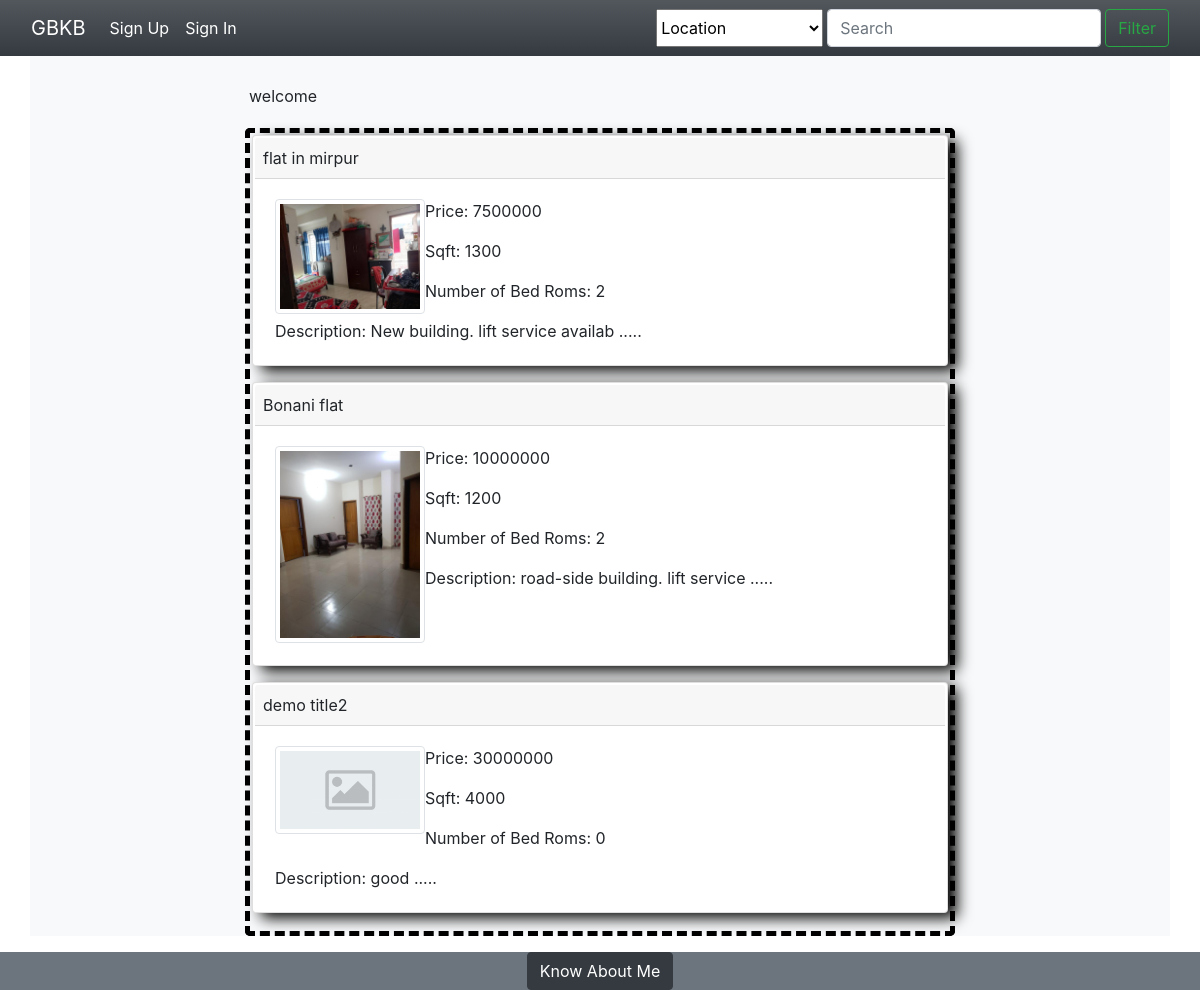
The page / on the database its author committed.
### accounts/models.py (models this page shows)
class PostAd(models.Model):                # for saving the shared news in database
    userID = models.ForeignKey(User, on_delete=models.CASCADE)
    title = models.CharField(max_length=120, default="" , null=False , blank= False)
    location = models.CharField(max_length=120, default="" , null=False , blank= False, choices=(
        ('', 'Location'),
        ('Dhaka Cantonment', 'Dhaka Cantonment'),
        ('Dhamrai', 'Dhamrai'),
        ('Dhanmondi', 'Dhanmondi'),
        ('Gulshan 1', 'Gulshan 1'),
        ('Gulshan 2', 'Gulshan 2'),
        ('Jatrabari', 'Jatrabari'),
        ('Keraniganj', 'Keraniganj'),
        ('Khilgaon', 'Khilgaon'),
        ('Khilkhet', 'Khilkhet'),
        ('Lalbag', 'Lalbag'),
        ('Mohammadpur', 'Mohammadpur'),
        ('Mirpur', 'Mirpur'),
        ('Motijheel', 'Motijheel'),
        ('Palton', 'Palton'),
        ('Ramna', 'Ramna'),
        ('Sabujbag', 'Sabujbag'),
        ('Tejgaon', 'Tejgaon'),
        ('Uttara', 'Uttara'),
        ('Dhanmondi', 'Dhanmondi'),
        ('Boshundhora', 'Boshundhora'),
        ('Bonani', 'Bonani'),
        ('Mohakhali', 'mohakhali'),
        ))
    img1 = models.ImageField(upload_to='images/post', default='demo.png',blank=True)
    img2 = models.ImageField(upload_to='images/post', default='demo.png',blank=True)
    img3 = models.ImageField(upload_to='images/post', default='demo.png',blank=True)
    sqft = models.IntegerField(default=None, null=False , blank= False)
    washRoom = models.IntegerField(default=None, null=False , blank= False)
    bedRoom = models.IntegerField(default=None, null=False , blank= False)
    description = models.TextField(max_length=120, default="", null=True, blank=True)
    roadSize = models.IntegerField(default=None, null=False, blank=False)
    lift = models.IntegerField(null=False , blank= False, choices=(
        (None, 'select'),
        (0,'No Lift'),
        (1,'Lift service available'),
        ))
    floor = models.IntegerField(default=None, null=False, blank=False)
    date = models.DateTimeField(auto_now_add=True)
    price = models.IntegerField(default=None, null=False, blank=False)
    def des(self):
        return self.description[:35]

### accounts/views.py (the view, shortened to what this page needs)
# urls.py: 2. Add a URL to urlpatterns:  path('', views.home, name='home')
def home(request):
    if request.user.is_authenticated:
        details = get_object_or_404(ExtentionUser, userID=request.user)
        if details.activation!=True:
            return redirect('activation')
    Ads = PostAd.objects.all().order_by("-date")
    if request.method == 'GET':
        se = request.GET.get('search')
        lo= request.GET.get('location')
        print (lo, se)
    return render(request, 'home.html',{'obj':Ads})

### templates/home.html (shortened to what this page needs)
{% extends 'base.html' %}
{% block head %}
<link rel="stylesheet" type="text/css" href="static/css js/varifivcation.css">
<link rel="stylesheet" type="text/css" href="static/css js/card_box.css">
<link rel="stylesheet" type="text/css" href="/static/css js/media_tag.css">
{% endblock%}
{% block navright %}
<form  class="d-flex" action="{% url 'home' %}" method="GET">
<select name="location" id="location">
    <option value="">Location</option>
</select>
        <input class="form-control me-2 mx-1  " name="search" type="search" placeholder="Search" aria-label="Search" value="{{se}}">
        <button class="btn btn-outline-success" type="submit">Filter</button>
</form>
{% endblock%}
{% block body1 %}
<div class="col-12	col-sm-12	col-md-8 col-lg-8 col-xl-8 offset-lg-2">
  <p class="p-1">welcome {{ user.username }}</p>
<div class="boxVari ">
{% for i in obj%}
<div class="card mb-3 boxShadow "  onclick="window.location='{% url 'detail' i.id %}'; "  style=" cursor: pointer;" >
  <p class="card-header p-2">{{i.title}}</p>
  <div class="card-body">
      <img src="{{i.img1.url}}" class="img-thumbnail float-left" width="150px" >
      <div class="">
      <p class="card-text"> Price: {{i.price}}</p>
      <p class="card-text"> Sqft: {{i.sqft}}</p>
      <p class="card-text"> Number of Bed Roms: {{i.bedRoom}}</p>
      <p class="card-text ">Description: {{i.des}} .....</p>
      </div>
  </div>
</div>
{% endfor%}
</div>
</div>
{% endblock%}

### GBKB/static/css js/varifivcation.css (style rules this page uses)
.boxVari { border:dashed 5px #000000; -moz-border-radius: 5px; -webkit-border-radius: 5px; border-radius: 5px; padding: 2px; }

### GBKB/static/css js/card_box.css (style rules this page uses)
.boxShadow { -moz-box-shadow: 9px 5px 15px #000000; -webkit-box-shadow: 9px 5px 15px #000000; box-shadow: 9px 5px 15px #000000; padding: 2px; }

### rows shown on the page
PostAd: title "flat in mirpur", img1 (picture), price "7500000", sqft "1300", bedRoom "2", des "New building. lift service availab"
PostAd: title "Bonani flat", img1 (picture), price "10000000", sqft "1200", bedRoom "2", des "road-side building. lift service"
PostAd: title "demo title2", img1 (picture), price "30000000", sqft "4000", bedRoom "0", des "good"
